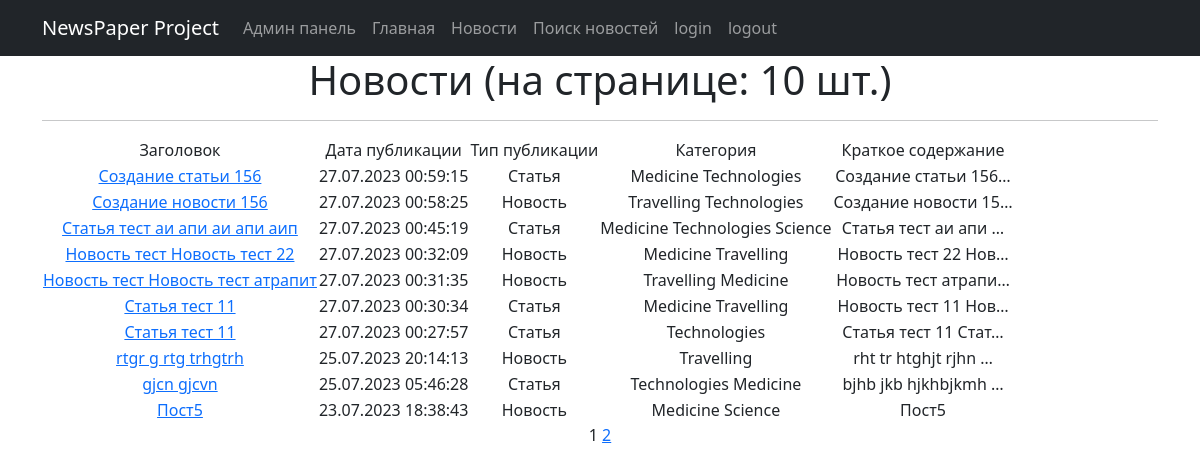
Before: / with the older database file.
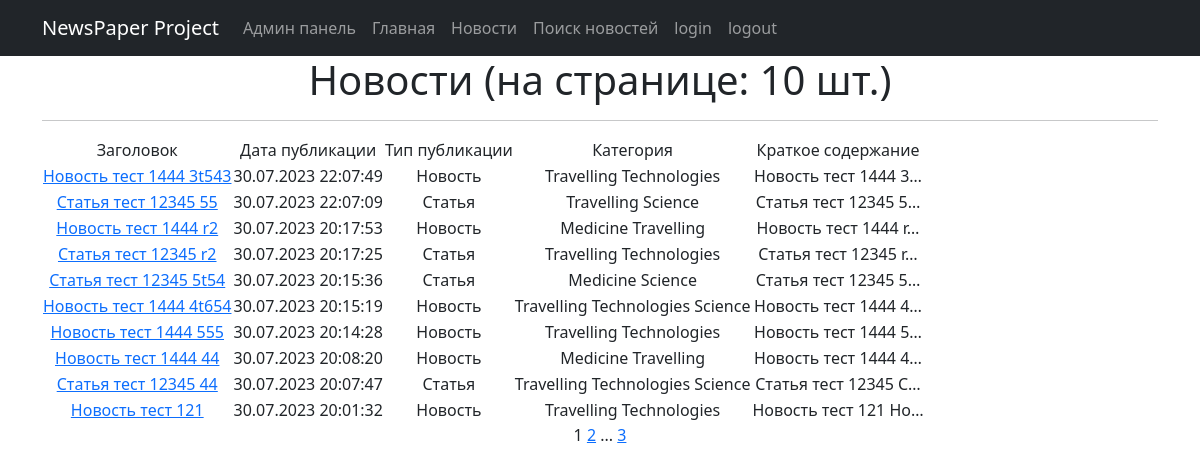
After: the same page with the newer database file.
### news/models.py (models this page shows, shortened)
class Post(models.Model):
    news = 'NW'
    article = 'AR'
    CATEGORIES = [
        (news, 'Новость'),
        (article, 'Статья')
    ]
    post_author = models.ForeignKey(Author, on_delete=models.CASCADE, verbose_name="Автор")
    post_type = models.CharField("Тип",
                                 max_length=2,
                                 choices=CATEGORIES,
                                 default=news)
    post_date = models.DateTimeField("Дата публикации", auto_now_add=True)
    post_category = models.ManyToManyField(Category, through='PostCategory', verbose_name="Категория")
    post_title = models.CharField("Название", max_length=128)
    post_text = models.TextField("Текст")
    post_rating = models.IntegerField(default=0)

class Category(models.Model):
    category_name = models.CharField(max_length=128, unique=True)
    def __str__(self):
        return self.category_name.title()

### news/views.py (the view)
# urls.py: path('', NewsList.as_view(), name='post_list'),
class NewsList(ListView):
    model = Post
    ordering = '-post_date'
    template_name = 'NewsList.html'
    context_object_name = 'newslist'
    paginate_by = 10

### news/templatetags/custom_filter.py (called while the page is built)
@register.filter()
def censor(value):
    text = str(value)
    for word in text.split():
        for cw in censor_word:
            if cw in word.lower():
                text = text.replace(word, word[0]+"*"*(len(word)-1), 1)
    return f'{text}'

@register.simple_tag(takes_context=True)
def url_replace(context, **kwargs):
   d = context['request'].GET.copy()
   for k, v in kwargs.items():
       d[k] = v
   return d.urlencode()

### templates/NewsList.html (shortened to what this page needs)
{% extends 'flatpages/default.html' %}
{% load custom_filter %}
{% block content %}
   <h1>Новости (на странице: {{ newslist|length }} шт.)</h1>
   <hr>
   {% if newslist %}
       <table>
           <tr>
               <td>Заголовок</td>
               <td>Дата публикации</td>
               <td>Тип публикации</td>
               <td>Категория</td>
               <td>Краткое содержание</td>
               <td>
               </td>
           </tr>
           {% for news in newslist %}
           <tr>
               <td><a href="/news/{{ news.pk }}">{{ news.post_title|truncatewords:7|censor }}</a></td>
               <td>{{ news.post_date|date:'d.m.Y H:i:s' }}</td>
               <td>{{ news.get_post_type_display }}</td>
               <td>
                   {% for category in news.post_category.all %}
                   {{ category }}
                   {% endfor %}
               </td>
               <td>{{ news.post_text|truncatechars:20|censor }}</td>
               <td>
               </td>
           </tr>
           {% endfor %}
       </table>
   {% else %}
       <h2>Новостей нет!</h2>
   {% endif %}
   {{ page_obj.number }}
   {% if page_obj.has_next %}
       <a href="?{% url_replace page=page_obj.next_page_number %}">{{ page_obj.next_page_number }}</a>
       {% if paginator.num_pages != page_obj.next_page_number %}
           ...
           <a href="?{% url_replace page=page_obj.paginator.num_pages %}">{{ page_obj.paginator.num_pages }}</a>
       {% endif %}
   {% endif %}
{% endblock content %}

Changed rows visible on the page:
no longer on this page (row unchanged): Post: post_title|censor "Создание статьи 156", post_date "27.07.2023 00:59:15", post_type "Статья", post_text|censor "Создание статьи 156…", Category (category_name "Medicine"), Category (category_name "Technologies")
no longer on this page (row unchanged): Post: post_title|censor "Создание новости 156", post_date "27.07.2023 00:58:25", post_type "Новость", post_text|censor "Создание новости 15…", Category (category_name "Travelling"), Category (category_name "Technologies")
no longer on this page (row unchanged): Post: post_title|censor "Статья тест аи апи аи апи аип", post_date "27.07.2023 00:45:19", post_type "Статья", post_text|censor "Статья тест аи апи …", Category (category_name "Medicine"), Category (category_name "Technologies"), Category (category_name "Science")
no longer on this page (row unchanged): Post: post_title|censor "Новость тест Новость тест 22", post_date "27.07.2023 00:32:09", post_type "Новость", post_text|censor "Новость тест 22 Нов…", Category (category_name "Medicine"), Category (category_name "Travelling")
no longer on this page (row unchanged): Post: post_title|censor "Новость тест Новость тест атрапит", post_date "27.07.2023 00:31:35", post_type "Новость", post_text|censor "Новость тест атрапи…", Category (category_name "Travelling"), Category (category_name "Medicine")
no longer on this page (row unchanged): Post: post_title|censor "Статья тест 11", post_date "27.07.2023 00:30:34", post_type "Статья", post_text|censor "Новость тест 11 Нов…", Category (category_name "Medicine"), Category (category_name "Travelling")
no longer on this page (row unchanged): Post: post_title|censor "Статья тест 11", post_date "27.07.2023 00:27:57", post_type "Статья", post_text|censor "Статья тест 11 Стат…", Category (category_name "Technologies")
no longer on this page (row unchanged): Post: post_title|censor "rtgr g rtg trhgtrh", post_date "25.07.2023 20:14:13", post_type "Новость", post_text|censor "rht tr htghjt rjhn …", Category (category_name "Travelling")
no longer on this page (row unchanged): Post: post_title|censor "gjcn gjcvn", post_date "25.07.2023 05:46:28", post_type "Статья", post_text|censor "bjhb jkb hjkhbjkmh …", Category (category_name "Technologies"), Category (category_name "Medicine")
no longer on this page (row unchanged): Post: post_title|censor "Пост5", post_date "23.07.2023 18:38:43", post_type "Новость", post_text|censor "Пост5", Category (category_name "Medicine"), Category (category_name "Science")
added Post: post_title|censor "Новость тест 1444 3t543", post_date "30.07.2023 22:07:49", post_type "Новость", post_text|censor "Новость тест 1444 3…", Category (category_name "Travelling"), Category (category_name "Technologies")
added Post: post_title|censor "Статья тест 12345 55", post_date "30.07.2023 22:07:09", post_type "Статья", post_text|censor "Статья тест 12345 5…", Category (category_name "Travelling"), Category (category_name "Science")
added Post: post_title|censor "Новость тест 1444 r2", post_date "30.07.2023 20:17:53", post_type "Новость", post_text|censor "Новость тест 1444 r…", Category (category_name "Medicine"), Category (category_name "Travelling")
added Post: post_title|censor "Статья тест 12345 r2", post_date "30.07.2023 20:17:25", post_type "Статья", post_text|censor "Статья тест 12345 r…", Category (category_name "Travelling"), Category (category_name "Technologies")
added Post: post_title|censor "Статья тест 12345 5t54", post_date "30.07.2023 20:15:36", post_type "Статья", post_text|censor "Статья тест 12345 5…", Category (category_name "Medicine"), Category (category_name "Science")
added Post: post_title|censor "Новость тест 1444 4t654", post_date "30.07.2023 20:15:19", post_type "Новость", post_text|censor "Новость тест 1444 4…", Category (category_name "Travelling"), Category (category_name "Technologies"), Category (category_name "Science")
added Post: post_title|censor "Новость тест 1444 555", post_date "30.07.2023 20:14:28", post_type "Новость", post_text|censor "Новость тест 1444 5…", Category (category_name "Travelling"), Category (category_name "Technologies")
added Post: post_title|censor "Новость тест 1444 44", post_date "30.07.2023 20:08:20", post_type "Новость", post_text|censor "Новость тест 1444 4…", Category (category_name "Medicine"), Category (category_name "Travelling")
added Post: post_title|censor "Статья тест 12345 44", post_date "30.07.2023 20:07:47", post_type "Статья", post_text|censor "Статья тест 12345 С…", Category (category_name "Travelling"), Category (category_name "Technologies"), Category (category_name "Science")
added Post: post_title|censor "Новость тест 121", post_date "30.07.2023 20:01:32", post_type "Новость", post_text|censor "Новость тест 121 Но…", Category (category_name "Travelling"), Category (category_name "Technologies")
Other visible differences:
{{ page_obj.paginator.num_pages }}: (not shown) → "3"
